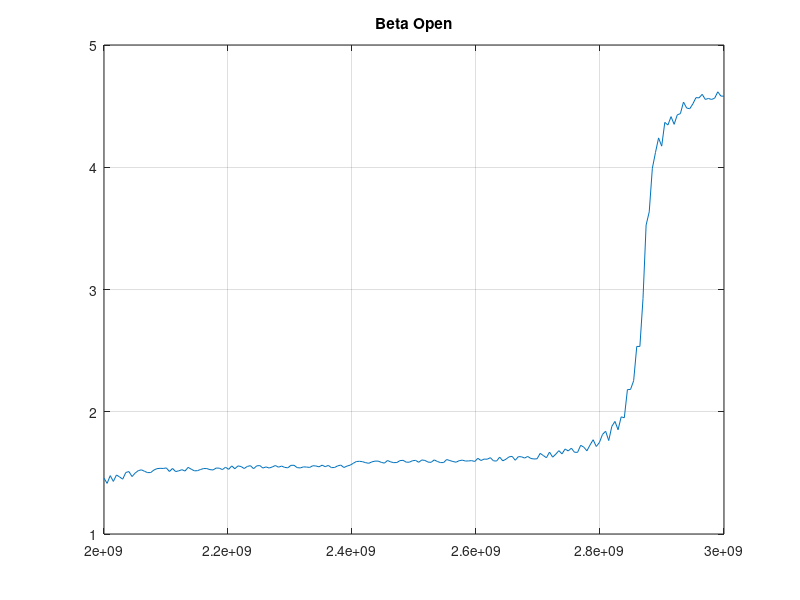

MATLAB code for this plot: (Note: this script raises an error after producing the figure.)
%Constantes físicas
clear all; format long;
mu0=pi*4e-7;% Permeabilidad magnetica en el vacio
c=299792458;% Velocidad de la luz en el vacio
ep0=1/(mu0*c^2);% Permitividad electrica en el vacio
%--------------------------------------------------------------------------
sigma=5.813e7;% Conductividad del cobre
%--------------------------------------------------------------------------
%Condiciones Físicas
w=4e-3;
l=75e-3;
h=1.2e-3;
t=50e-6;
%--------------------------------------------------------------------------
load data.txt
f=data(:,1);
s_roc=data(:,2);
s_ioc=1i*data(:,3);
s_rcc=data(:,4);
s_icc=1i*data(:,5);
s_oc=s_roc+s_ioc;
s_cc=s_rcc+s_icc;
%--------------------------------------------------------------------------
% load data_project.txt
% f=data_project(:,1);
% s_roc=data_project(:,2);
% s_ioc=1i*data_project(:,3);
% s_rcc=data_project(:,4);
% s_icc=1i*data_project(:,5);
%--------------------------------------------------------------------------
%Conversion de unidades
% for v=1:1:length(f)
% s_roc(v,:)=10.^(s_roc(v)/20);
% s_ioc(v,:)=s_ioc(v)*pi/180;
% s_roc(v,:)=s_roc(v)*cos(s_ioc(v));%Parte real de gammalL
% s_ioc(v,:)=1i*s_roc(v)*sin(s_ioc(v));%Parte Imaginaria de gammaL
% s_rcc(v,:)=10.^(s_rcc(v)/20);%conversion a magnitud
% s_icc(v,:)=s_ioc(v)*pi/180;%conversion a radianes
% s_rcc(v,:)=s_roc(v)*cos(s_ioc(v));%Parte real de gammalL
% s_icc(v,:)=1i*s_roc(v)*sin(s_ioc(v));%Parte Imaginaria de gammaL
% end
for k=1:1:length(f)
    gammaocl(k,:)=acoth((s_oc(k)+1)/(1-s_oc(k)));
end
alfaocl=real(gammaocl);
betaocl=unwrap(2.*angle(gammaocl))./2;
figure;
plot(f,betaocl)
grid on;
title('Beta Open')
for k=1:1:length(f)
    ereffoc(k,:)=((betaocl(k,:).*c)/(2*pi.*f(k)*l))^2;
    eroc(k,:)=epsilonrelative(ereffoc(k,:),h,w);
end
figure;
plot(f,eroc)
title('epsilon Relative Open')
grid on;
for k=1:1:length(f)
    gammacc(k,:)=atanh(((s_rcc(k)+s_icc(k))+1)/(1-(s_rcc(k)+s_icc(k))))/l;
%     mgammacc(k,:)=abs(gammacc(k));
%     agammacc(k,:)=angle(gammacc(k));
%     gammacc(k,:)=mgammacc(k,:).*exp(1i*agammacc(k,:));
    alfacc(k,:)=real(gammacc(k));
    betacc(k,:)=imag(gammacc(k));
    ereffcc(k,:)=((betacc(k,:).*c)/(2*pi.*f(k)))^2;
    ercc(k,:)=epsilonrelative(ereffcc(k,:),h,w);
end
% plot(f,ercc,'r')
% legend('Relative Epsilon Open','Relative Epsilon Short')
% grid on;
% title('Relative Epsilon');
% xlabel('Frequency')
% ylabel('Value Relative Epsilon')
% hold off;
%--------------------------------------------------------------------------
z0oc=z0(w,h,ereffoc);% Impedancia caracteristica
for m=1:1:length(f)
rsoc(m,:)=sqrt(2*pi*f(m)*mu0/(2*sigma));
alfacoc(m,:)=alfac(rsoc(m,:),h,w,t,z0oc); %Alfa por conduccion
lambda0oc(m,:)=c./f(m);
tanlossoc(m,:)=tanloss(alfacoc(m),alfaocl(m),ereffoc(m),eroc(m),lambda0oc(m));
end
% figure;
% plot(f,betaocl)
% grid on;
%hold on;
%--------------------------------------------------------------------------
z0cc=z0(w,h,ereffcc);% Impedancia caracteristica
for m=1:1:length(f)
rscc(m,:)=sqrt(2*pi*f(m)*mu0/(2*sigma));
alfaccc(m,:)=alfac(rscc(m,:),h,w,t,z0cc); %Alfa por conduccion
lambda0cc(m,:)=c./f(m);
tanlosscc(m,:)=tanloss(alfaccc(m),alfacc(m),ereffcc(m),ercc(m),lambda0cc(m));
end
% figure;
% plot(f,betacc,'r')
% grid on;
% title('Figure Beta')
% hold off;
% figure;
% plot(f,(tanlossoc),'r',f,(tanlosscc))
% title('Figure tanloss')
% figure;
% plot(f,atan(tanlossoc),'r',f,atan(tanlosscc))
% title('Figure atan(tanloss)')